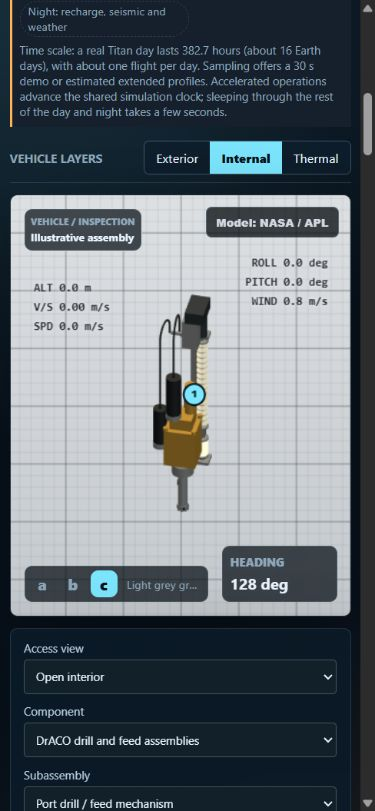
#> input picture research/drill-feed-stage-2026-10-27/phone-port.png, 375 x 811 px, given in place of draco-ams2024-210.jpg, which was not available
$ python comparison.py
#> lines starting #> are read from the running program, lines starting #| are printed output that depends on the picture; pictures that were not available may be replaced by others from this repository, and a replacement may not be noted
"""Mechanical crops/composition of original sources and actual browser capture. No synthesis."""
from pathlib import Path
from PIL import Image, ImageOps, ImageDraw, ImageFont
base=Path(__file__).resolve().parent
font=ImageFont.truetype('C:/Windows/Fonts/arial.ttf',22)
small=ImageFont.truetype('C:/Windows/Fonts/arial.ttf',17)
panels=[
 ('REAL EM1 HARDWARE / 2024',base/'../sources/draco-ams2024/draco-ams2024-210.jpg',(120,750,1280,1560)),
 ('CAD / 2022 MECHANICS ONLY',base/'../sources/draco-lpsc2022/lpsc2022-1069-p02.jpg',(140,560,595,975)),
 ('SIM / FEED COVERS + BELLOWS',base/'port-extended.png',(540,225,705,490)),
]
out=Image.new('RGB',(1320,650),'#edf1f3');draw=ImageDraw.Draw(out)
#> after `out = Image.new('RGB', (1320, 650), '#edf1f3')`:
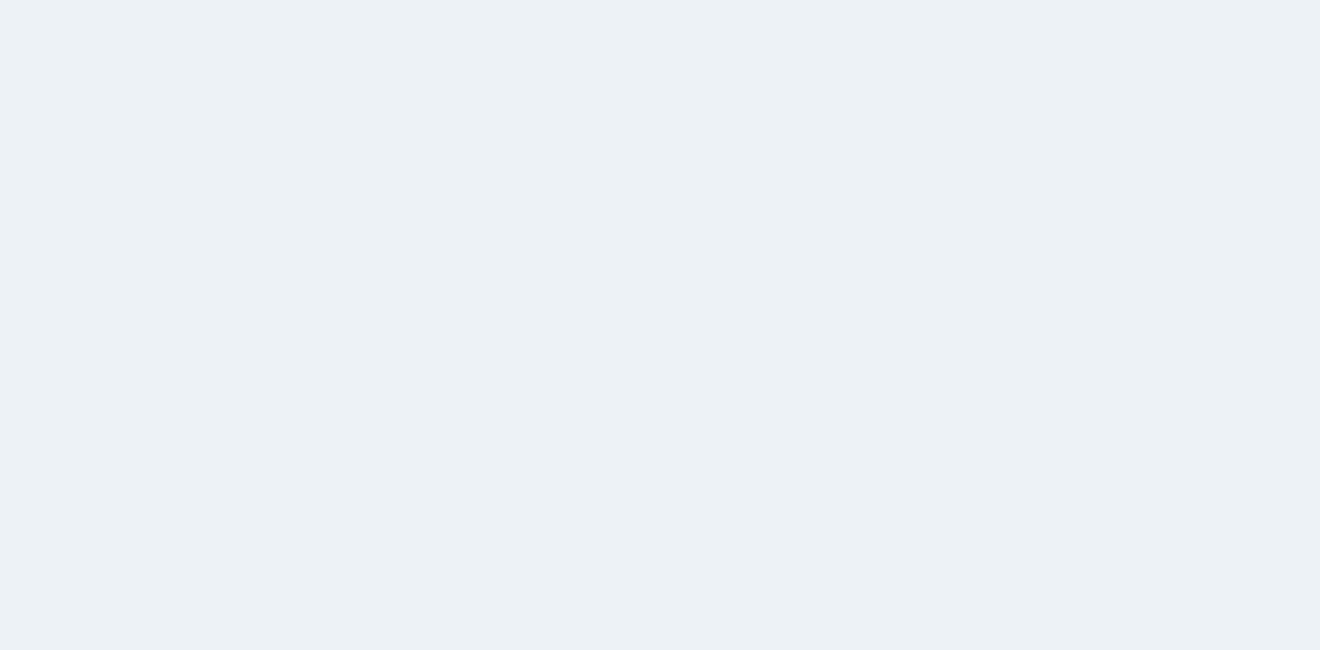
#> out: PIL image 1320x650 RGB; mean R, G, B 237, 241, 243
for i,(title,path,crop) in enumerate(panels):
 x=i*440;draw.text((x+15,20),title,font=font,fill='#152634')
 picture=ImageOps.contain(Image.open(path).convert('RGB').crop(crop),(410,500))
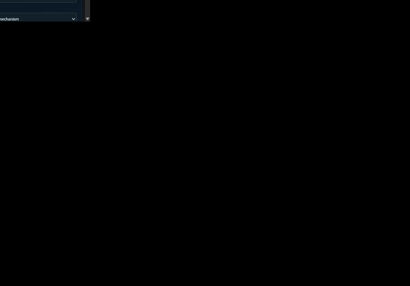
#> picture: PIL image 410x286 RGB; mean R, G, B 0.3, 0.5, 0.7
 out.paste(picture,(x+(440-picture.width)//2,65+(500-picture.height)//2))
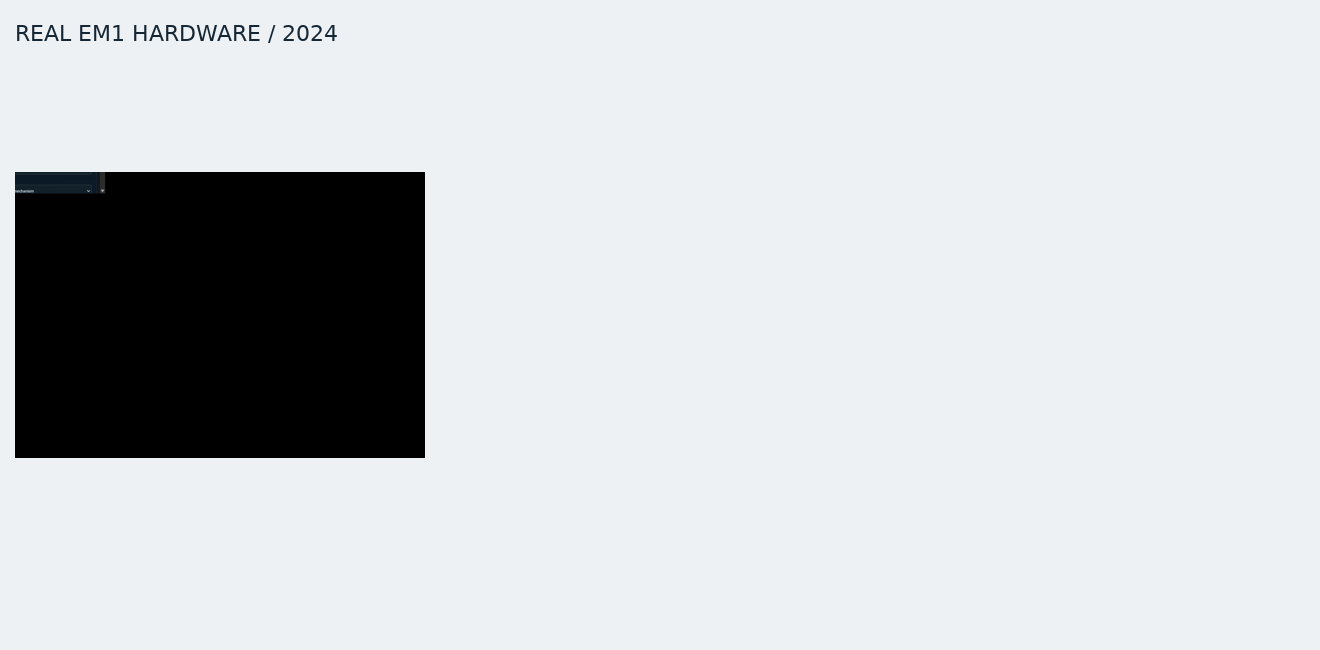
#> out: PIL image 1320x650 RGB; mean R, G, B 204.3, 207.8, 209.5
#> pass 2 of the loop `for i,(title,path,crop) in enumerate(panels):`:
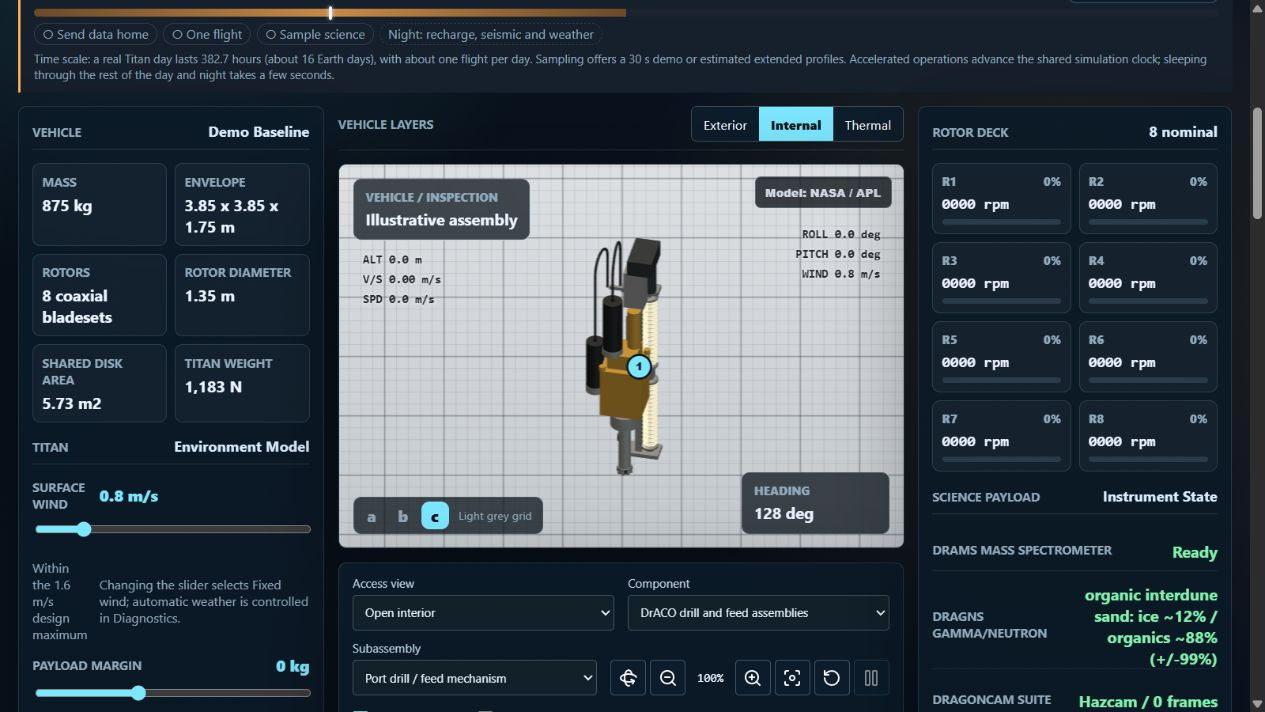
#> input picture research/drill-feed-stage-2026-10-27/port-stowed.png, 1265 x 712 px, given in place of lpsc2022-1069-p02.jpg, which was not available
#> `picture=ImageOps.contain(Image.open(path).convert('RGB').crop(crop),(4..`:
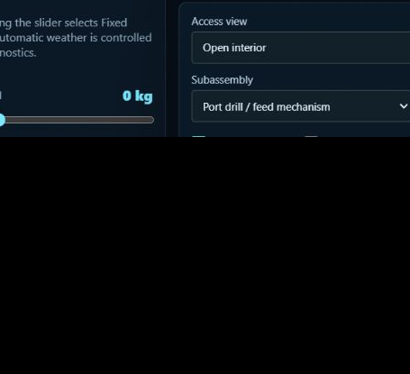
#> picture: PIL image 410x374 RGB; mean R, G, B 7.1, 12.2, 16.5
#> `out.paste(picture,(x+(440-picture.width)//2,65+(500-picture.height)//2))`:
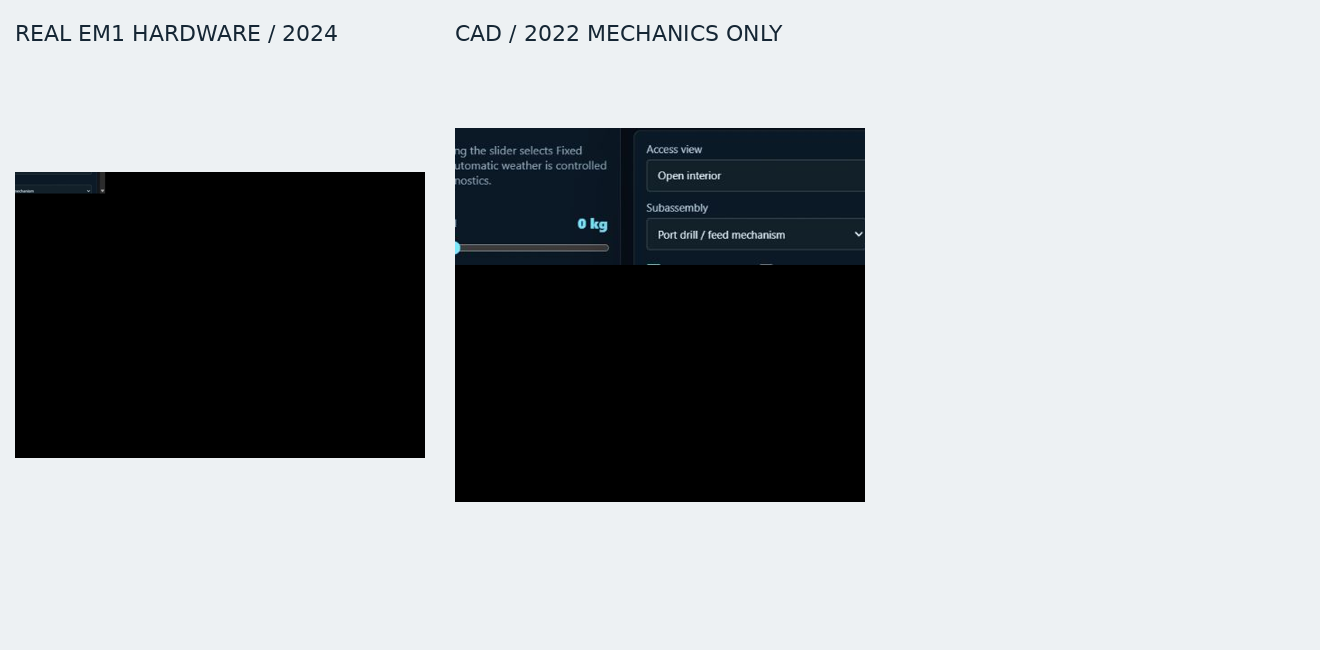
#> out: PIL image 1320x650 RGB; mean R, G, B 162.8, 166.5, 168.7
#> pass 3 of the loop `for i,(title,path,crop) in enumerate(panels):`:
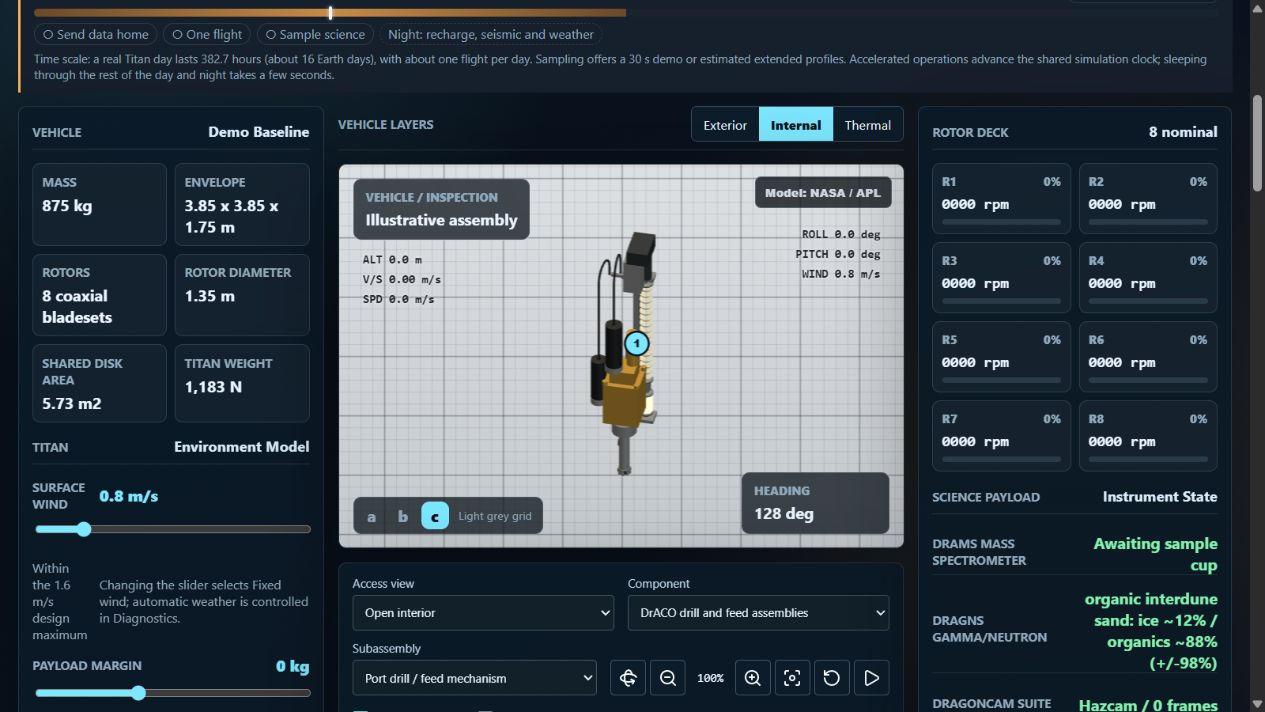
#> input picture research/drill-feed-stage-2026-10-27/port-extended.png, 1265 x 712 px
#> `picture=ImageOps.contain(Image.open(path).convert('RGB').crop(crop),(4..`:
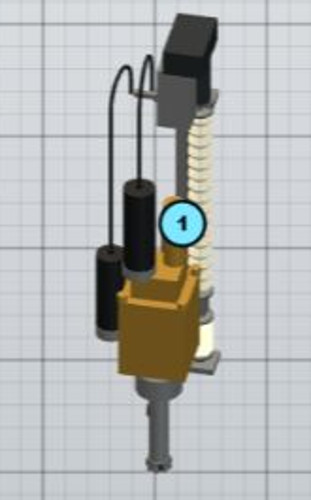
#> picture: PIL image 311x500 RGB; mean R, G, B 180.8, 182.9, 182.5
#> `out.paste(picture,(x+(440-picture.width)//2,65+(500-picture.height)//2))`:
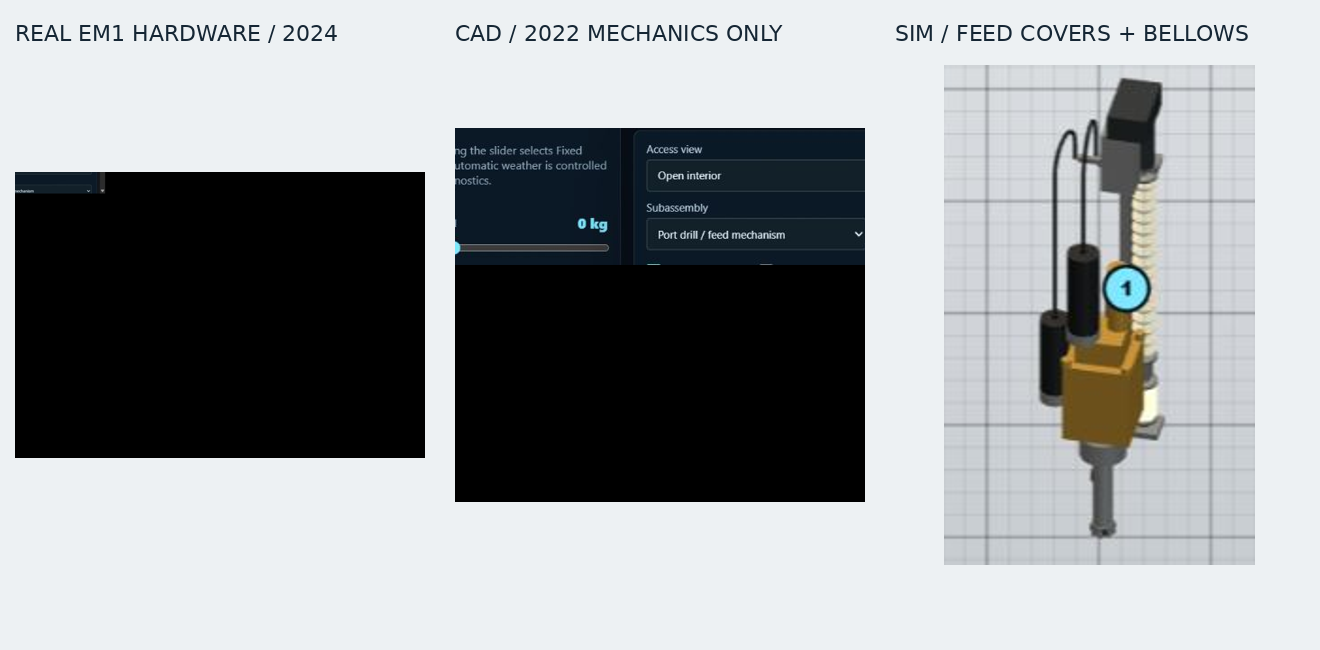
#> out: PIL image 1320x650 RGB; mean R, G, B 152.2, 155.6, 157.4
draw.text((15,590),'Credits: Honeybee Robotics / Adams et al. 2024; Zacny et al. 2022; simulator capture: Codex.',font=small,fill='#253b4c')
draw.text((15,617),'Fitted dimensions, folds and fittings are estimates. Detailed rollers and hidden joint remain open.',font=small,fill='#253b4c')
out.save(base/'real-cad-model-comparison.jpg',quality=92)
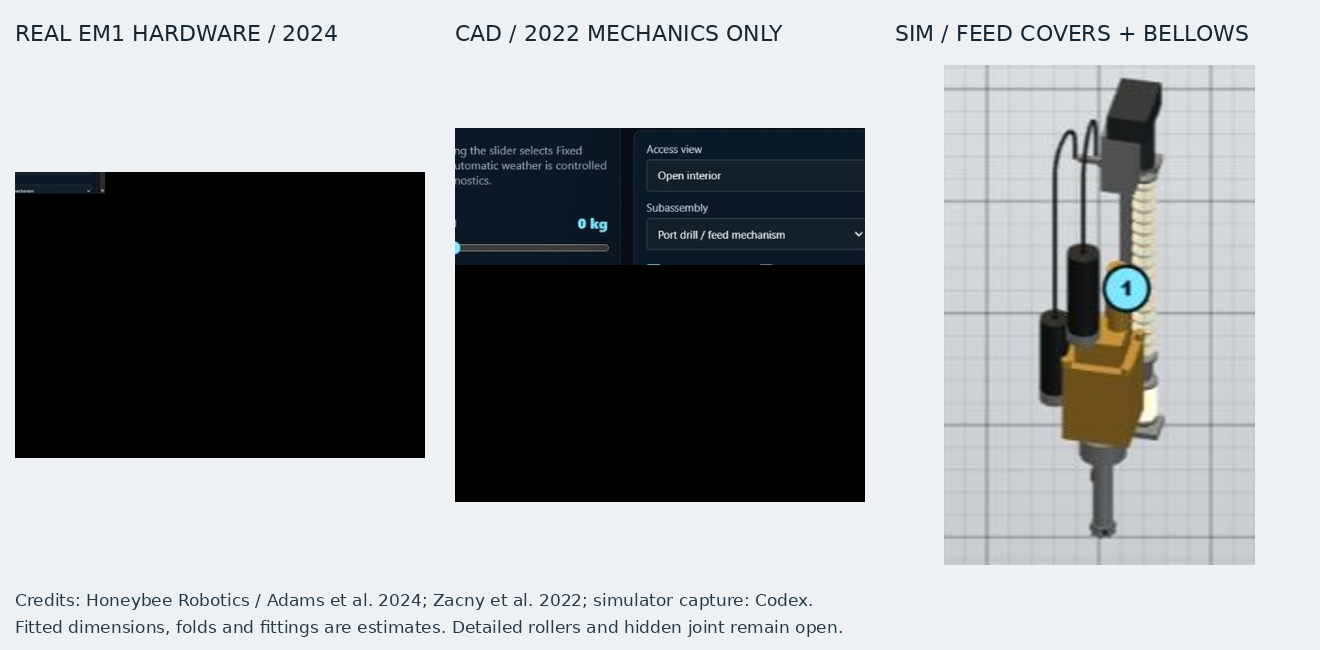
#> saved as real-cad-model-comparison.jpg: PIL image 1320x650 RGB; mean R, G, B 151, 154.6, 156.4
